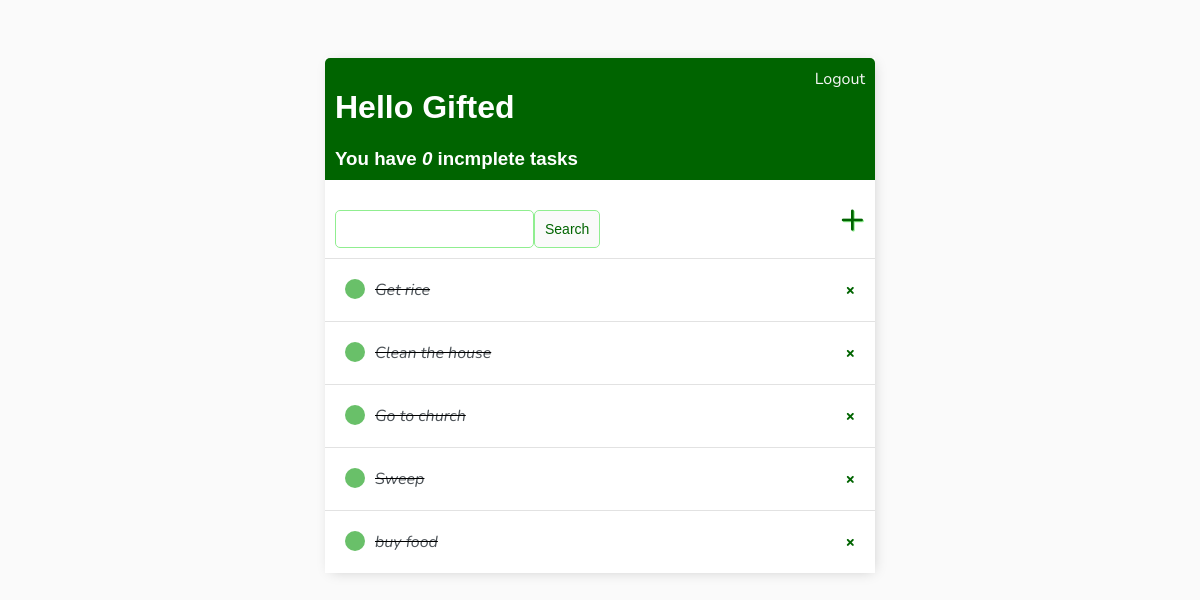
The app's page / (signed in), older data.
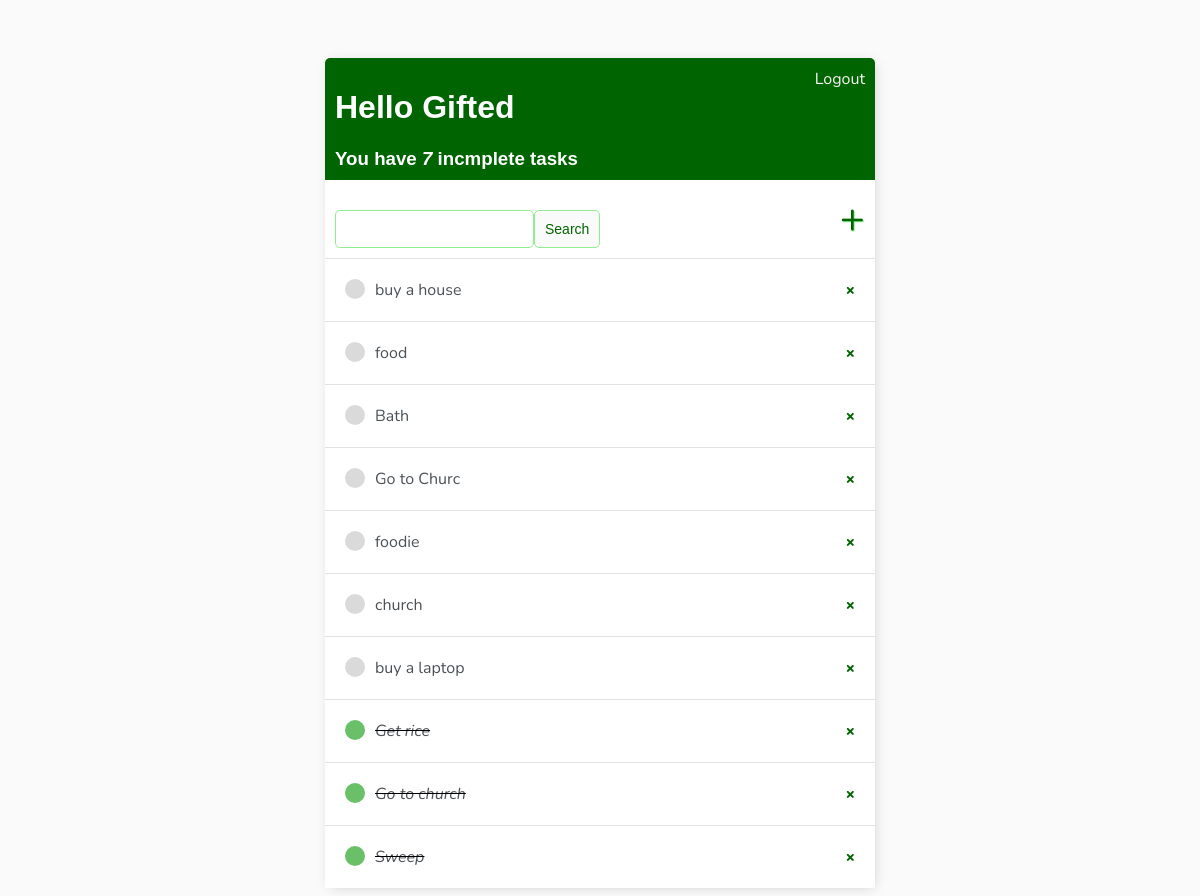
The same page, newer data.
### base/models.py (models this page shows)
class Task(models.Model):
    user = models.ForeignKey(User, on_delete=models.CASCADE, null=True, blank=True)
    title = models.CharField(max_length=200)
    description = models.TextField( null=True, blank=True)
    complete = models.BooleanField(default=False)
    created = models.DateTimeField(auto_now_add=True)
    def __str__(self):
        return self.title
    class Meta:
        ordering = ['complete']

### base/views.py (the view)
# urls.py: path('', TaskList.as_view(), name='tasks'),
class TaskList(LoginRequiredMixin, ListView):
   model = Task
   context_object_name = 'tasks'
   def get_context_data(self, **kwargs):
       context = super().get_context_data(**kwargs)
       context['tasks'] = context['tasks'].filter(user=self.request.user)
       context['count'] = context['tasks'].filter(complete=False).count()
       search_input = self.request.GET.get('search-area') or ''
       if search_input:
           context['tasks'] = context['tasks'].filter(title__startswith=search_input)
       context['search_input'] = search_input
       return context

### base/templates/base/task_list.html
{% extends 'base/main.html' %}
{% block content %}
<div class="header-bar">
    <div>
        <h1>Hello {{request.user|title}}</h1>
        <h3 style="margin:0">You have <i>{{count}}</i> incmplete task{{count|pluralize:"s"}}</h3>
    </div>
    {% if request.user.is_authenticated %}
    <a href="{% url 'logout' %}">Logout</a>
    {% else %}
    <a href="{% url 'login' %}">Login</a>
    {% endif %}
</div>
<div id="search-add-wrapper">
    <form method="GET" style="margin-top:20px; display: flex;">
        <input type="text" name="search-area" value="{{search_input}}">
        <input class="button" type="submit" value="Search">
    </form>
    <a id="add-link" href="{% url 'task-create' %}">&#x2b;</a>
</div>
<div class="task-items-wrapper">
    {% for task in tasks %}
    <div class="task-wrapper">
        {% if task.complete%}
        <div class="task-title">
            <div class="task-complete-icon"></div>
            <i><s><a href="{% url 'task-update' task.id %}">{{task}}</a></s></i>
        </div>
        <a class="delete-link" href="{% url 'task-delete' task.id %}">&#215;</a>
        {% else %}
        <div class="task-title">
            <div class="task-incomplete-icon"></div>
            <a href="{% url 'task-update' task.id %}">{{task}}</a>
        </div>
        <a class="delete-link" href="{% url 'task-delete' task.id %}">&#215;</a>
        {% endif %}
    </div>
    {% empty %}
    <h3> No items in list</h3>
    {% endfor %}
</div>
{% endblock content %}

### base/templates/base/main.html (shortened to what this page needs)
<!DOCTYPE html>
<html lang="en">
<head>
</head>
<body>
    <div class="container">
        {% block content %}
        {% endblock content %}
    </div>
</body>
</html>

### base/templates/base/main.html (style rules this page uses)
body { background-color: #FAFAFA; font-family: 'Nunito', sans-serif; padding-top: 50px; }
h1, h2, h3, h4, h5, h6 { font-family: 'Raleway', sans-serif; }
a,p { color: #4b5156; }
.container { max-width: 550px; margin: auto; background-color: #fff; -webkit-box-shadow: 2px 2px 13px -4px rgba(0, 0, 0, 0.21); box-shadow: 2px 2px 13px -4px rgba(0, 0, 0, 0.21) }
.header-bar { display:flex; justify-content: space-between; color: #fff; padding: 10px; border-radius: 5px 5px 0 0; background: linear-gradient(90deg, #006400 0%, #006400 43%, #006400 100%); }
.header-bar a { color: rgb(247, 247,247); text-decoration: none; }
.task-wrapper { display: flex; align-items: center; justify-content: space-between; padding: 20px; background-color: #fff; border-top: 1px solid rgb(226, 226, 226); }
.task-title { display: flex; }
.task-title a { text-decoration: none; color: #4b5156; margin-left: 10px; }
.task-complete-icon { height: 20px; width: 20px; background-color: rgb(105, 192, 105); border-radius: 50%; }
.task-incomplete-icon { height: 20px; width: 20px; background-color: rgb(218, 218, 218); border-radius: 50%; }
.delete-link { text-decoration: none; font-weight: 900; color:#006400 ; font: 22px; line-height: 0; }
#search-add-wrapper { display: flex; justify-content: space-between; align-items: center; padding: 10px; }
#add-link { color:#006400; text-decoration: none; font-size: 42px; text-shadow: 1px 1px #90EE90; }
input[type=text], input[type=password], textarea { border: 1px solid #90EE90; border-radius: 5px; padding: 10px; width: 90%; }
.button { border: 1px solid #90EE90; background-color: #FAFAFA; color: #006400; padding: 10px; font-size: 14px; border-radius: 5px; cursor: pointer; text-decoration: none; }

Row changes from the older to the newer data that the page shows:
removed Task: title "Clean the house"
removed Task: title "buy food"
added Task: title "buy a house"
added Task: title "food"
added Task: title "Bath"
added Task: title "Go to Churc"
added Task: title "foodie"
added Task: title "church"
added Task: title "buy a laptop"
Text that changed along with them:
{{ count }}: "0" → "7"
